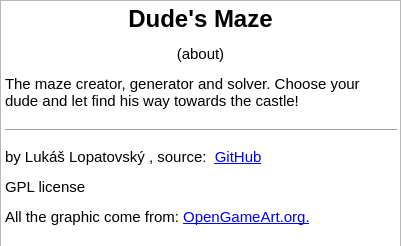
<?xml version="1.0" encoding="UTF-8"?>
<ui version="4.0">
 <class>Dialog_hello</class>
 <widget class="QDialog" name="Dialog_hello">
  <property name="geometry">
   <rect>
    <x>0</x>
    <y>0</y>
    <width>401</width>
    <height>246</height>
   </rect>
  </property>
  <property name="windowTitle">
   <string>About</string>
  </property>
  <widget class="QTextEdit" name="textEdit">
   <property name="geometry">
    <rect>
     <x>0</x>
     <y>0</y>
     <width>401</width>
     <height>251</height>
    </rect>
   </property>
   <property name="html">
    <string>&lt;!DOCTYPE HTML PUBLIC &quot;-//W3C//DTD HTML 4.0//EN&quot; &quot;http://www.w3.org/TR/REC-html40/strict.dtd&quot;&gt;
&lt;html&gt;&lt;head&gt;&lt;meta name=&quot;qrichtext&quot; content=&quot;1&quot; /&gt;&lt;style type=&quot;text/css&quot;&gt;
p, li { white-space: pre-wrap; }
&lt;/style&gt;&lt;/head&gt;&lt;body style=&quot; font-family:'Ubuntu'; font-size:11pt; font-weight:400; font-style:normal;&quot;&gt;
&lt;p align=&quot;center&quot; style=&quot; margin-top:0px; margin-bottom:0px; margin-left:0px; margin-right:0px; -qt-block-indent:0; text-indent:0px;&quot;&gt;&lt;span style=&quot; font-size:xx-large; font-weight:600;&quot;&gt;Dude's Maze&lt;/span&gt;&lt;/p&gt;
&lt;p align=&quot;center&quot; style=&quot; margin-top:12px; margin-bottom:12px; margin-left:0px; margin-right:0px; -qt-block-indent:0; text-indent:0px;&quot;&gt;(about)&lt;/p&gt;
&lt;p style=&quot; margin-top:12px; margin-bottom:12px; margin-left:0px; margin-right:0px; -qt-block-indent:0; text-indent:0px;&quot;&gt;The maze creator, generator and solver. Choose your dude and let find his way towards the castle!&lt;/p&gt;
&lt;hr /&gt;
&lt;p style=&quot; margin-top:12px; margin-bottom:12px; margin-left:0px; margin-right:0px; -qt-block-indent:0; text-indent:0px;&quot;&gt;by Lukáš Lopatovský , source:  &lt;a href=&quot;https://github.com/lopatovsky/Maze&quot;&gt;&lt;span style=&quot; text-decoration: underline; color:#0000ff;&quot;&gt;GitHub&lt;/span&gt;&lt;/a&gt;&lt;/p&gt;
&lt;p style=&quot; margin-top:12px; margin-bottom:12px; margin-left:0px; margin-right:0px; -qt-block-indent:0; text-indent:0px;&quot;&gt;GPL license &lt;/p&gt;
&lt;p style=&quot; margin-top:12px; margin-bottom:12px; margin-left:0px; margin-right:0px; -qt-block-indent:0; text-indent:0px;&quot;&gt;All the graphic come from: &lt;a href=&quot;http://opengameart.org/users/kenney&quot;&gt;&lt;span style=&quot; text-decoration: underline; color:#0000ff;&quot;&gt;OpenGameArt.org.&lt;/span&gt;&lt;/a&gt;&lt;/p&gt;&lt;/body&gt;&lt;/html&gt;</string>
   </property>
  </widget>
 </widget>
 <resources/>
 <connections/>
</ui>
